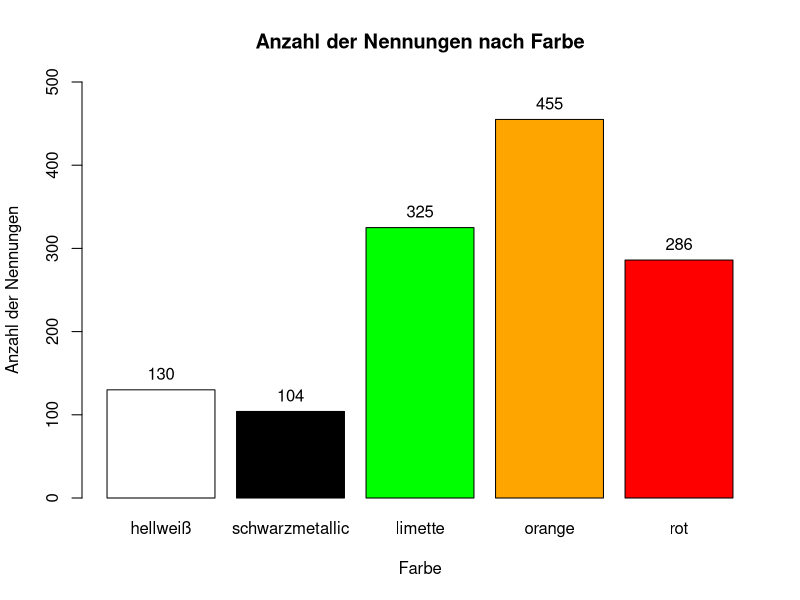
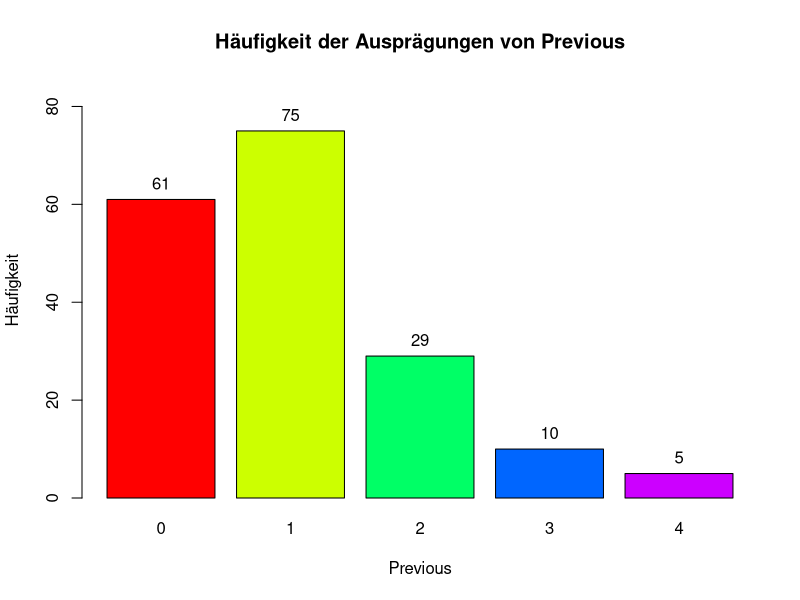
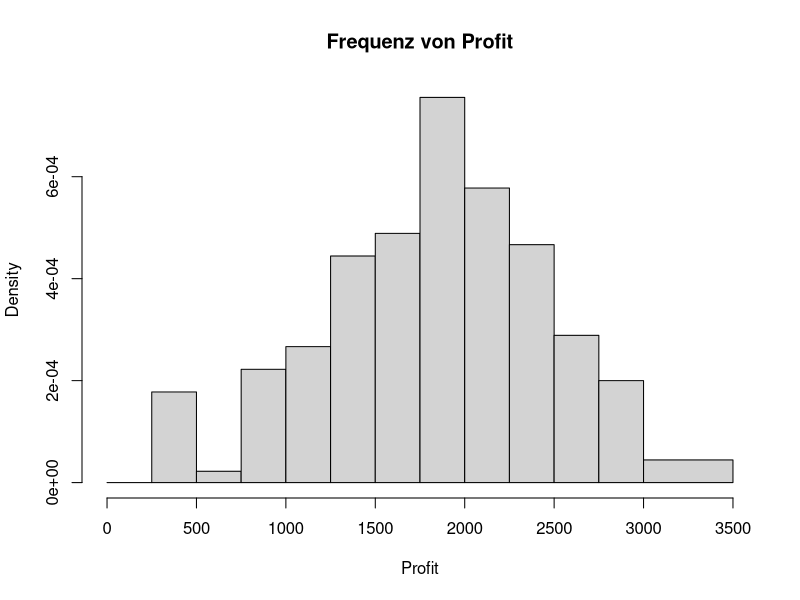
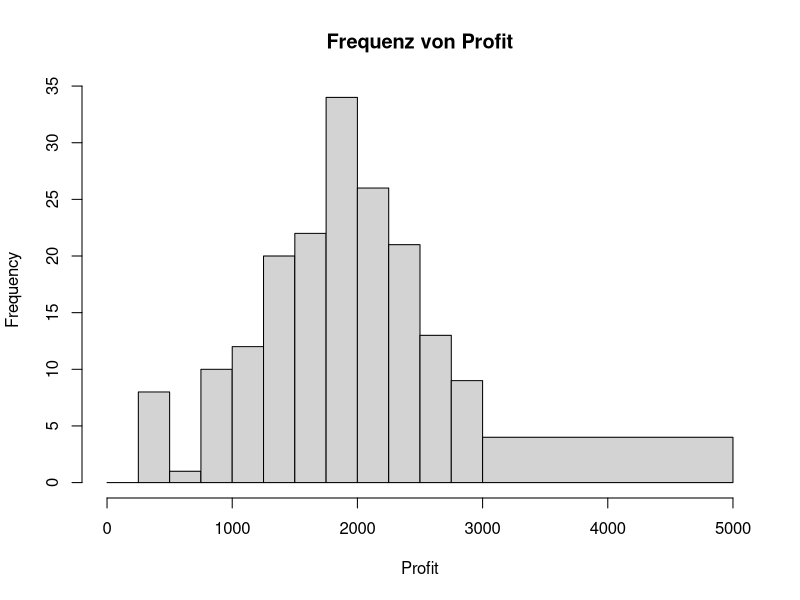
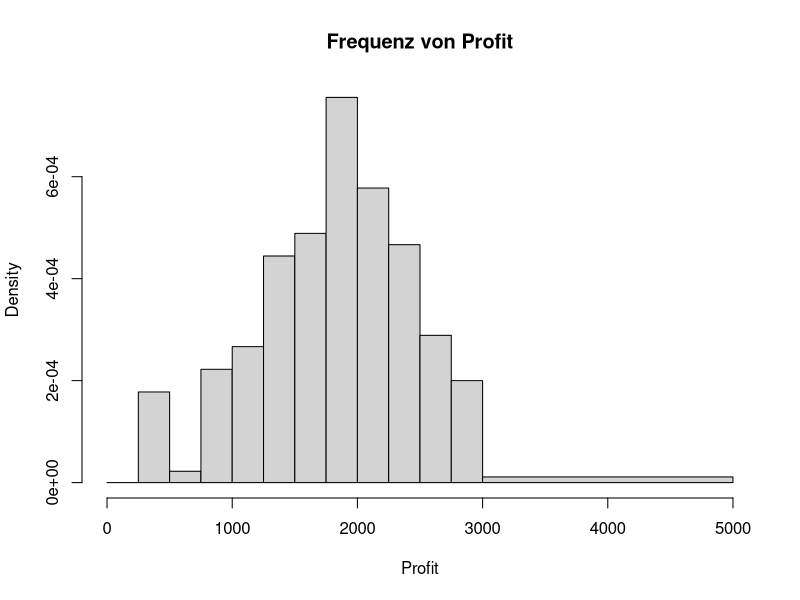
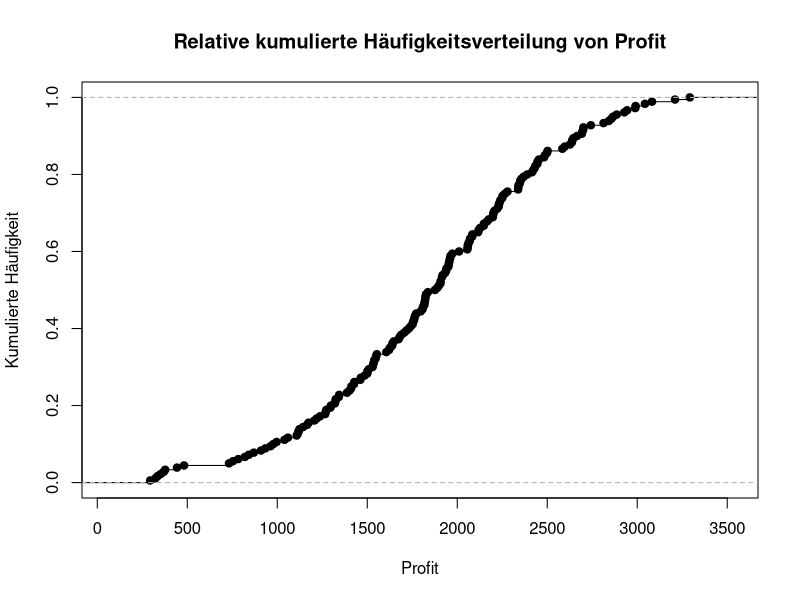

Generate these figures, in order, with R:
## ---- chunk 1
knitr::opts_chunk$set(echo = TRUE)
## ---- chunk 2
library(knitr)
Farbe <- c("hellweiß", "schwarzmetallic", "limette", "orange", "rot")
Nennung <- c(130, 104, 325, 455, 286)
huellen_farben <- data.frame(Farbe, Nennung)
kable(huellen_farben)
## ---- chunk 3
# Specify the colors corresponding to each category
farben_colors <- c("white", "black", "green", "orange", "red")

# Create the barplot using the specified colors
bp <- barplot(height = huellen_farben$Nennung, 
              names = huellen_farben$Farbe, 
              col = farben_colors, 
              ylim = c(0,500),
              main = "Anzahl der Nennungen nach Farbe",
              xlab = "Farbe",
              ylab = "Anzahl der Nennungen")

# Add text labels inside or above the bars
text(bp, huellen_farben$Nennung, labels = huellen_farben$Nennung, pos = 3, cex = 0,5)

## ---- chunk 4
library(knitr)
summe_nennungen <- sum(Nennung)

prozentuale_anteile <- Nennung / summe_nennungen

absolute_anzahl <- 1000000 * prozentuale_anteile

# Zweite Variante
f <- prop.table(Nennung)
f * 1000000

ergebnisse <- data.frame(Hüllen_Farbe=Farbe, Herstellungs_anzahl=absolute_anzahl)
kable(ergebnisse)

## ---- chunk 5
library(knitr)

setwd("C:/Users/PC/Desktop/HTW-Notes/Semester 3/Statistik/data")
getwd()
data <- read.csv2("Applewood_2011.csv")

# Ausprägungen des Merkmals *Previous*
previous_ausprä <- data$Previous

# absolute Häufigkeit
freq_table <- table(previous_ausprä)
freq_table

# relative Häufigkeit
relative_freq <- prop.table(freq_table)
relative_freq

# kumulierte absolute Häufigkeit
cumulative_freq <- cumsum(freq_table)
cumulative_freq

# kumulierte relative Häufigkeit
cumulative_relative_freq <- cumsum(relative_freq)
cumulative_relative_freq

# *Data Frame* erstelle
freq_df <- data.frame(
  Previous = as.numeric(names(freq_table)),
  Absolute_Frequency = as.numeric(freq_table),
  Relative_Frequency = round(relative_freq, 3),
  Cumulative_Frequency = cumulative_freq,
  Cumulative_Relative_Frequency = round(cumulative_relative_freq, 3)
)

kable(freq_df)
## ---- chunk 6
bp2 <- barplot(freq_table, 
        main = "Häufigkeit der Ausprägungen von Previous",
        xlab = "Previous",
        ylab = "Häufigkeit",
        ylim = c(0,85),
        col = rainbow(nrow(freq_table)))

text(bp2, freq_table, labels = freq_table, pos = 3, cex = 1)
## ---- chunk 7

# Erstelle das Histogramm mit den spezifizierten Gruppen
hist(data$Profit,
     main = "Frequenz von Profit",
     xlab = "Profit",
     breaks = c(seq(0,3000, 250), 3500))

# Erstelle das Histogramm mit den spezifizierten Gruppen
hist(data$Profit,
     freq = TRUE,
     main = "Frequenz von Profit",
     xlab = "Profit",
     breaks = c(seq(0,3000, 250), 5000))

# Erstelle das Histogramm mit den spezifizierten Gruppen
hist(data$Profit,
     main = "Frequenz von Profit",
     xlab = "Profit",
     breaks = c(seq(0,3000, 250), 5000))

# Berechne die relative kumulative Häufigkeitsverteilung von Profit
ecdf_profit <- ecdf(data$Profit)

# Plotte die relative kumulative Häufigkeitsverteilung
plot(ecdf_profit, main = "Relative kumulierte Häufigkeitsverteilung von Profit",
     xlab = "Profit", ylab = "Kumulierte Häufigkeit")


